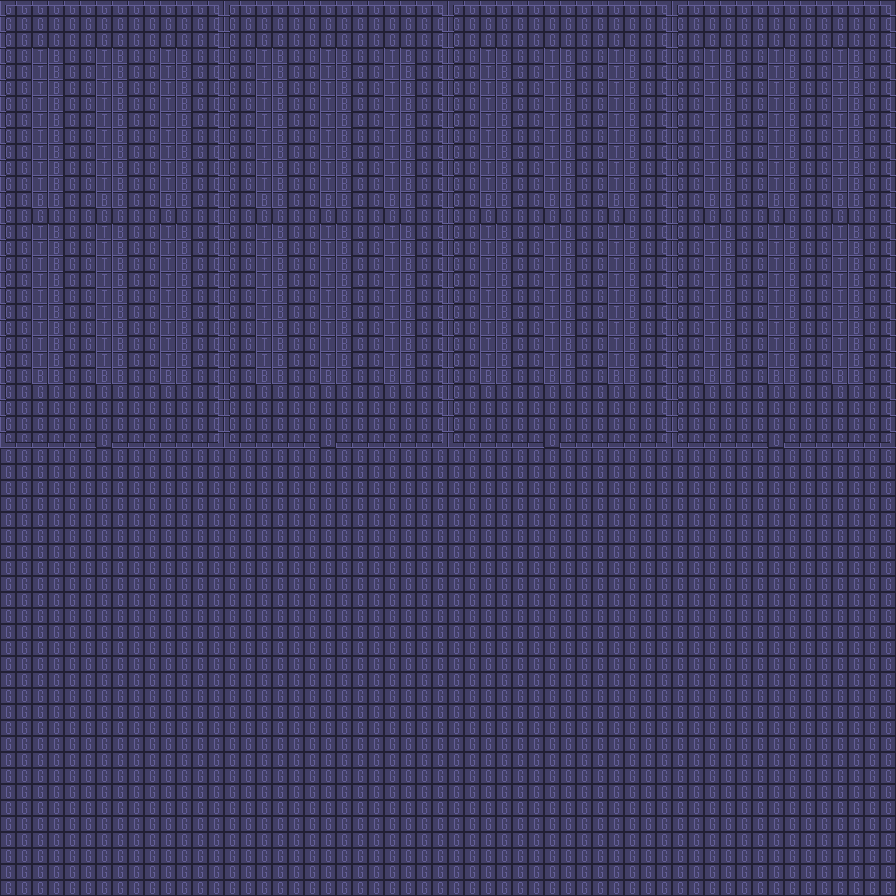

This game map was drawn from its Tiled (.tmx) file and the tilesets committed beside it. A one-line description and the trimmed map source follow:
An orthogonal 56x56 tile map with 16x16 px tiles, 2 tile layers (ground_layer, wall_layer).

<map version="1.4" tiledversion="1.4.3" orientation="orthogonal" renderorder="right-down" width="56" height="56" tilewidth="16" tileheight="16" infinite="0" nextlayerid="3" nextobjectid="1">
 <tileset firstgid="1" source="../tilesets/basic_tiles.tsx" />
 <layer id="1" name="ground_layer" width="56" height="56">
  <data>[3136 cells, 2656 non-empty, 1 distinct tile ids]</data>
 </layer>
 <layer id="2" name="wall_layer" width="56" height="56">
  <data>[3136 cells, 796 non-empty, 10 distinct tile ids]</data>
 </layer>
</map>
